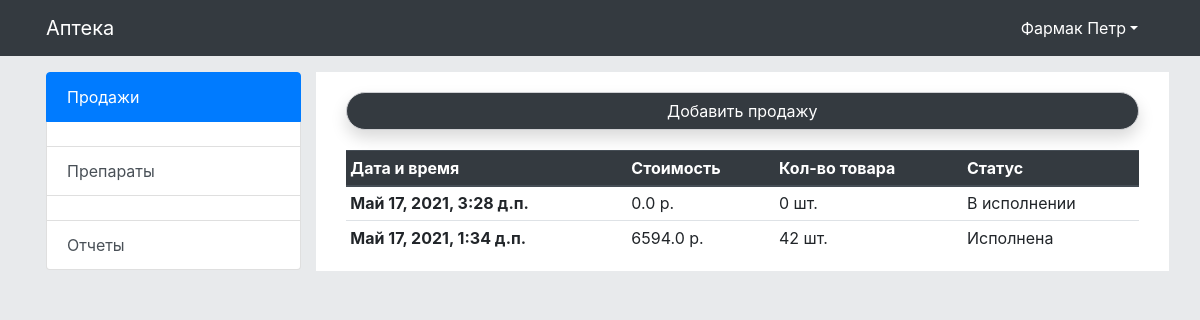
Page /app/sell/ (signed in) on the committed database.
### mainapp/models.py (models this page shows, shortened)
class sell_list(models.Model):
    date_time = models.DateTimeField('Дата и время продажи', auto_now_add=True)
    sell_user_id = models.ForeignKey(User, on_delete=models.CASCADE, verbose_name='Продавец',
                                     default=None)
    total_price = models.FloatField('Итоговая стоимость', default=0)
    total_count = models.IntegerField('Итоговое количество', default=0)
    status_sell = models.BooleanField('Статус исполнения продажи', default=False)
    del_status = models.BooleanField('Статус удаления', default=True)
    class Meta:
        verbose_name = 'Продажа'
        verbose_name_plural = 'Продажи'
        db_table = 'sell'

### mainapp/views.py (the view, shortened to what this page needs)
# urls.py: re_path(r'sell/([0-9]+)/elements/([0-9]+)/', views.sell_elem_updater),
def sell(request):
    arguments = {}
    arguments.update(name_tag=['продажу', 'Продажи', 'продаж', 'продажи'])
    if request.user.is_authenticated:
        if has_group(request.user, 'Администратор'):
            if request.method == "GET":
                try:
                    ispol_status = request.GET['ispol']
                except:
                    ispol_status = None
                if ispol_status != None:
                    arguments.update(
                        data_search=sell_list.objects.filter(del_status=1, status_sell=ispol_status).order_by(
                            "date_time"))
                else:
                    arguments.update(data_search=sell_list.objects.filter(del_status=1).order_by("-date_time"))
                return render(request, 'mainapp/admin/sell_list.html', {'arguments': arguments})
        elif has_group(request.user, 'Фармацевт'):
            arguments.update(
                data_search=sell_list.objects.filter(del_status=1, sell_user_id=request.user.id).order_by(
                    "-date_time"))
            if request.method == "GET":
                return render(request, 'mainapp/farmac/sell_list.html', {'arguments': arguments})
            else:
                return HttpResponse('405 Method Not Allowed', status=405)
        return redirect('/')
    return redirect('/')

### mainapp/templatetags/tags_jinja.py (called while the page is built)
@register.filter(name='has_group')
def has_group(user, group_name):
    group = Group.objects.get(name=group_name)
    return True if group in user.groups.all() else False

@register.filter(name='cheak_count_list')
def has_group(list):
    try:
        if len(list) > 0:
            return True
        else:
            return False
    except:
        return False

### mainapp/views.py (called while the page is built)
def has_group(user, group_name):
    from django.contrib.auth.models import Group
    group = Group.objects.get(name=group_name)
    return True if group in user.groups.all() else False

### mainapp/templates/mainapp/farmac/sell_list.html (shortened to what this page needs)
{% extends 'base.html' %}
{% load tags_jinja %}
{% block content %}
    <div class="container">
        <form method="post">
            <button type="submit" class="btn btn-dark btn-block my_border">
                Добавить {{ arguments.name_tag.0 }}
            </button>
        </form>
        <div class="table-responsive">
            <table class="table table-sm table-hover">
                <thead class="thead-dark">
                <tr>
                    <th scope="col">Дата и время</th>
                    <th scope="col">Стоимость</th>
                    <th scope="col">Кол-во товара</th>
                    <th scope="col">Статус</th>
                </tr>
                </thead>
                <tbody>
                {% if arguments.data_search|cheak_count_list > 0 %}
                    {% for data in arguments.data_search %}
                        <tr role="button"
                            onclick="window.location.href = '/app/sell/{{ data.id }}/elements/'">
                            <th scope="row" data-toggle="tooltip" data-placement="bottom"
                                title="Нажмите для управления">{{ data.date_time }}</th>
                            <td data-toggle="tooltip" data-placement="bottom"
                                title="Нажмите для управления">{{ data.total_price }} р.</td>
                            <td data-toggle="tooltip" data-placement="bottom"
                                title="Нажмите для управления">{{ data.total_count }} шт.</td>
                            <td data-toggle="tooltip" data-placement="bottom"
                                title="Нажмите для управления">{% if not data.status_sell %}
                                В исполнении
                            {% else %}
                                Исполнена
                            {% endif %}</td>
                        </tr>
                    {% endfor %}
                {% endif %}
                </tbody>
            </table>
        </div>
    </div>
{% endblock %}

### templates/base.html (shortened to what this page needs)
<!doctype html>
{% load static %}
{% load tags_jinja %}
<html lang="ru">
<head>
    <link rel="stylesheet" href="https://stackpath.bootstrapcdn.com/bootstrap/4.3.1/css/bootstrap.min.css"
>
    <link rel="stylesheet" href="{% static 'css/style.css' %}"/>
    <link rel="stylesheet" href="https://cdnjs.cloudflare.com/ajax/libs/Chart.js/2.9.3/Chart.min.css"
/>
</head>
<body style="background-color:#e8eaec">
<div class="bg-dark header d-print-none" style="z-index: 10000" id="navbar">
    <nav class="container navbar navbar-expand-lg navbar-dark bg-dark">
        <a class="navbar-brand" href="/">Аптека</a>
        <div class="collapse navbar-collapse" id="navbarSupportedContent" style="justify-content: flex-end;">
            <ul class="nav bg-dark">
                {% if user.is_authenticated %}
                    <li class="nav-item dropdown">
                        <a class="nav-link dropdown-toggle" style="color:white" data-toggle="dropdown" role="button"
                           aria-haspopup="true"
                           aria-expanded="false">{{ user.last_name }} {{ user.first_name }}</a>
                    </li>
                {% endif %}
            </ul>
        </div>
    </nav>
</div>
<div class="container p-3">
    <div class="row">
        <div class="col-lg-3 col-xl-3 col-12">
            <div class="list-group">
                {% if user|has_group:"Администратор" or user|has_group:"Фармацевт" %}
                    {% if user|has_group:"Администратор" %}
                        <a href="/app/postavki/" class="list-group-item list-group-item-action {% if '/app/postavki/' in request.path %} active {% endif %}">Поставки</a>
                        <a href="/app/sell/" class="list-group-item list-group-item-action {% if '/app/sell/' in request.path %} active {% endif %}">Продажи</a>
                        <a href="#" class="list-group-item list-group-item-action disabled"></a>
                        <a href="/app/category/" class="list-group-item list-group-item-action">Отчеты</a>
                        <a href="#" class="list-group-item list-group-item-action disabled"></a>
                        <a href="/app/preporat/"
                           class="list-group-item list-group-item-action {% if '/app/preporat/' in request.path %} active {% endif %}">Препараты</a>
                        <a href="/app/postavchiki/"
                           class="list-group-item list-group-item-action {% if '/app/postavchiki/' in request.path %} active {% endif %}">Поставщики</a>
                        <a href="/app/proizvoditel/"
                           class="list-group-item list-group-item-action {% if '/app/proizvoditel/' in request.path %} active {% endif %}">Производители</a>
                        <a href="/app/brends/"
                           class="list-group-item list-group-item-action {% if '/app/brends/' in request.path %} active {% endif %}">Бренды</a>
                        <a href="/app/category/"
                           class="list-group-item list-group-item-action {% if '/app/category/' in request.path %} active {% endif %}">Категории</a>
                        <a href="#" class="list-group-item list-group-item-action disabled"></a>
                        <a href="/user/userlist/"
                           class="list-group-item list-group-item-action {% if '/user/userlist/' in request.path %} active {% endif %}">Сотрудники</a>
                    {% elif user|has_group:"Фармацевт" %}
                        <a href="/app/sell/" class="list-group-item list-group-item-action {% if '/app/sell/' in request.path %} active {% endif %}">Продажи</a>
                        <a href="#" class="list-group-item list-group-item-action disabled"></a>
                        <a href="/app/preporat/"
                           class="list-group-item list-group-item-action {% if '/app/preporat/' in request.path %} active {% endif %}">Препараты</a>
                        <a href="#" class="list-group-item list-group-item-action disabled"></a>
                        <a href="/app/category/" class="list-group-item list-group-item-action">Отчеты</a>
                    {% endif %}
                {% endif %}
            </div>
        </div>
        <div class="col-lg-9 col-xl-9 col-12" style="background: white">
            {% block content %}{% endblock %}
        </div>
    </div>
</div>
</body>
</html>

### static_loc/css/style.css (style rules this page uses)
.my_border { margin-bottom: 20px; border: 1px solid #cecfd3!important; border-radius: 20px 20px 20px 20px; margin-top: 20px; box-shadow: 0 .5rem 1rem rgba(0,0,0,.15)!important; }

### rows in the picture
sell_list: date_time "Май 17, 2021, 3:28 д.п.", total_price "0.0", total_count "0", status_sell "В исполнении"
sell_list: date_time "Май 17, 2021, 1:34 д.п.", total_price "6594.0", total_count "42", status_sell "Исполнена"

### other values in the picture
{{ user.last_name }} "Фармак"
{{ user.first_name }} "Петр"
{{ arguments.name_tag.0 }} "продажу"
